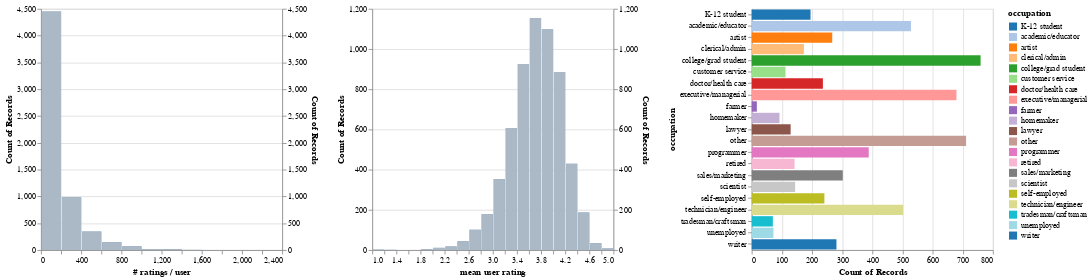

The notebook cell this image was saved under:
### Markdown cell above
Notice that students and educators dominate the data. This is important to note if we want to customize weights for each entry like we can do with **Weighted Matrix Factorization**.

### Code cell
#Taken directly from the tutorial colab, commented as an explainer
# A function that generates a histogram of filtered data.
def filtered_hist(field, label, filter):
  """Creates a layered chart of histograms.
  The first layer (light gray) contains the histogram of the full data, and the
  second contains the histogram of the filtered data.
  Args:
    field: the field for which to generate the histogram.
    label: String label of the histogram.
    filter: an alt.Selection object to be used to filter the data.
  """
  #The filter passed in is any logical filter
  #https://altair-viz.github.io/user_guide/generated/core/altair.FilterTransform.html#altair.FilterTransform
  base = alt.Chart().mark_bar().encode( #we will add the data later!
      x=alt.X(field, bin=alt.Bin(maxbins=20), title=label), #10 bins
      y="count()", #count items
  ).properties(
      width=300,
  )
  return alt.layer(
      base.transform_filter(filter),
      base.encode(color=alt.value('lightgray'), opacity=alt.value(.7)),
  ).resolve_scale(y='independent')

#We can even concat multiple charts!
alt.hconcat(
    filtered_hist('rating count', '# ratings / user', occupation_filter),
    filtered_hist('rating mean', 'mean user rating', occupation_filter),
    occupation_chart,
    data=users_ratings)

### Figure 1 — Vega-Lite specification as saved in the notebook (floating-point values rounded to 4 significant figures; data arrays with more than 128 entries replaced by an {"elided": "..."} marker saying what was removed)
{"config": {"view": {"continuousWidth": 400, "continuousHeight": 300}}, "hconcat": [{"layer": [{"mark": "bar", "encoding": {"x": {"bin": {"maxbins": 20}, "field": "rating count", "title": "# ratings / user", "type": "quantitative"}, "y": {"aggregate": "count", "type": "quantitative"}}, "transform": [{"filter": {"selection": "selector002"}}], "width": 300}, {"mark": "bar", "encoding": {"color": {"value": "lightgray"}, "opacity": {"value": 0.7}, "x": {"bin": {"maxbins": 20}, "field": "rating count", "title": "# ratings / user", "type": "quantitative"}, "y": {"aggregate": "count", "type": "quantitative"}}, "width": 300}], "resolve": {"scale": {"y": "independent"}}}, {"layer": [{"mark": "bar", "encoding": {"x": {"bin": {"maxbins": 20}, "field": "rating mean", "title": "mean user rating", "type": "quantitative"}, "y": {"aggregate": "count", "type": "quantitative"}}, "transform": [{"filter": {"selection": "selector002"}}], "width": 300}, {"mark": "bar", "encoding": {"color": {"value": "lightgray"}, "opacity": {"value": 0.7}, "x": {"bin": {"maxbins": 20}, "field": "rating mean", "title": "mean user rating", "type": "quantitative"}, "y": {"aggregate": "count", "type": "quantitative"}}, "width": 300}], "resolve": {"scale": {"y": "independent"}}}, {"mark": "bar", "encoding": {"color": {"condition": {"field": "occupation", "scale": {"scheme": "category20"}, "type": "nominal", "selection": "selector002"}, "value": "lightgray"}, "x": {"aggregate": "count", "type": "quantitative"}, "y": {"field": "occupation", "type": "nominal"}}, "height": 300, "selection": {"selector002": {"type": "multi", "fields": ["occupation"]}}, "width": 300}], "data": {"name": "data-4d43d8dd4e021c09b9cb53fa8b6c2bc9"}, "$schema": "https://vega.github.io/schema/vega-lite/v4.17.0.json", "datasets": {"data-4d43d8dd4e021c09b9cb53fa8b6c2bc9": {"elided": "6040 records"}}}
